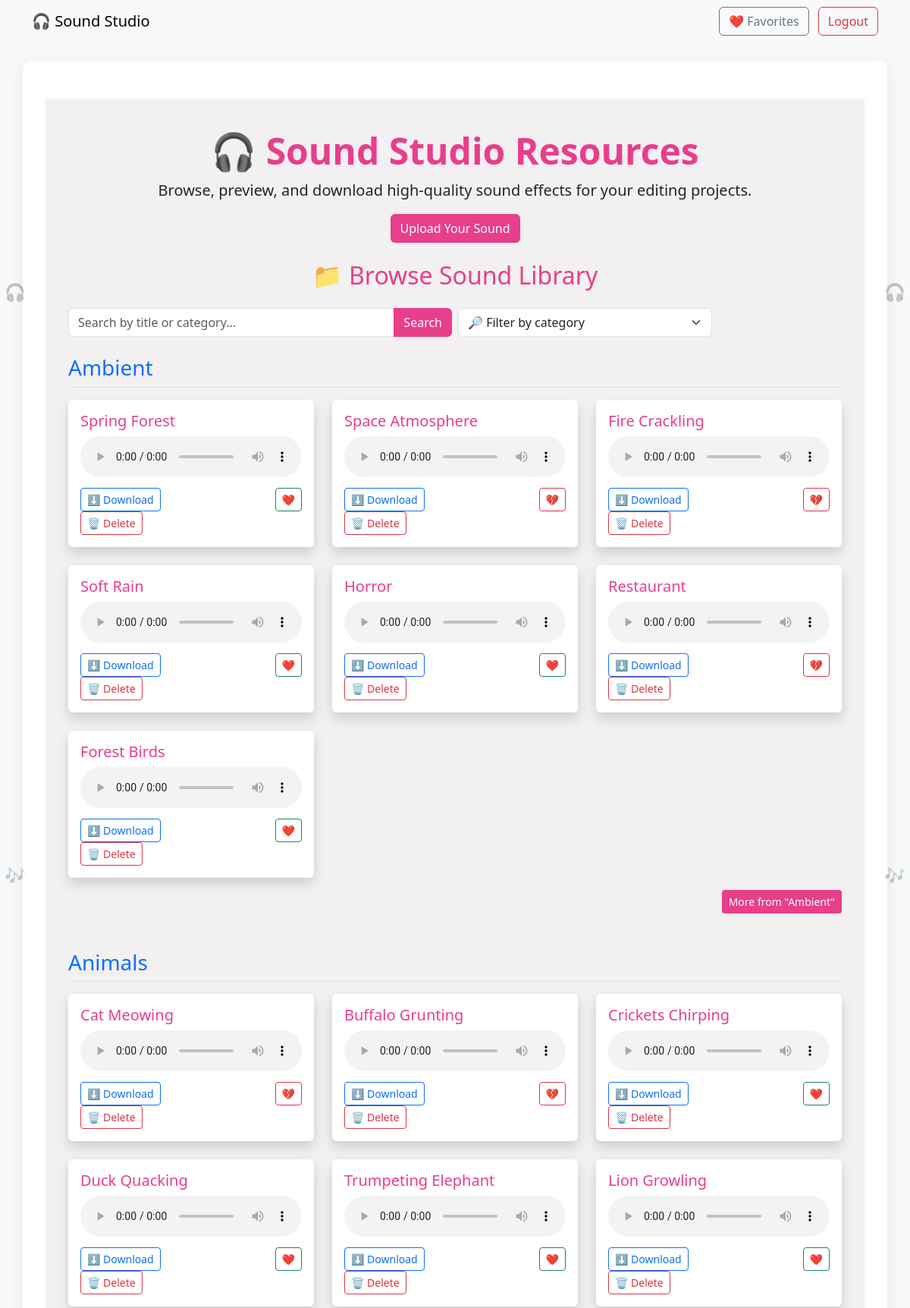
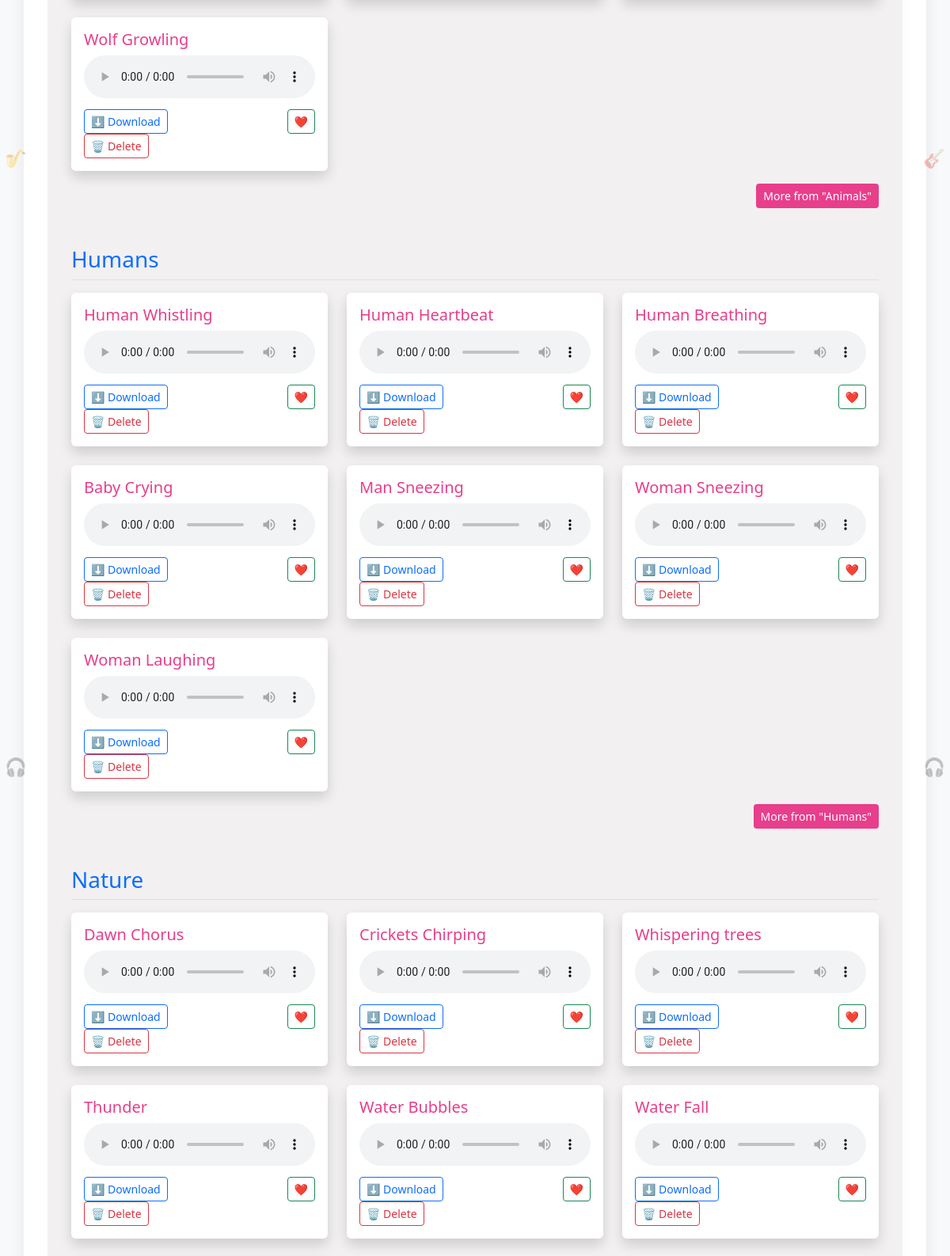
Screenshot of / (signed in, upper part) with the database file from the repository (2 pictures, top to bottom).
### sound_bank/app.py (models this page shows)
class Sound(db.Model):
    id = db.Column(db.Integer, primary_key=True)
    title = db.Column(db.String(100))
    category = db.Column(db.String(50))
    filename = db.Column(db.String(200))
    user_id = db.Column(db.Integer, db.ForeignKey('user.id'))
    uploader = db.relationship('User', backref='sounds')

### sound_bank/app.py (the view, shortened to what this page needs)
@app.route('/')
def index():
    query = request.args.get('q', '').strip().lower()
    selected_category = request.args.get('category', '').strip()
    per_page = 7
    user = None
    user_favorite_ids = []
    if 'user_id' in session:
        user = User.query.get(session['user_id'])
        user_favorite_ids = [fav.sound_id for fav in user.favorites]
    base_query = Sound.query
    if selected_category:
        base_query = base_query.filter(Sound.category == selected_category)
    all_sounds = base_query.order_by(Sound.title.asc()).all()
    grouped_sounds = defaultdict(list)
    for sound in all_sounds:
        grouped_sounds[sound.title].append(sound)
    paginated_sounds = {}
    for title, sounds in grouped_sounds.items():
        page_param = f'page_{title}'
        current_page = int(request.args.get(page_param, 1))
        start = (current_page - 1) * per_page
        end = start + per_page
        paginated_sounds[title] = {
            'items': sounds[start:end],
            'current_page': current_page,
            'has_next': end < len(sounds),
            'page_param': page_param
        }
    categories = db.session.query(Sound.category).distinct().all()
    categories = sorted([c[0] for c in categories])
    return render_template('index.html',
                           paginated_sounds=paginated_sounds,
                           categories=categories,
                           selected_category=selected_category,
                           user=user,
                           user_favorite_ids=user_favorite_ids)

### sound_bank/app.py (called while the page is built)
@app.before_request
def make_session_permanent():
    session.permanent = True

### sound_bank/templates/index.html (shortened to what this page needs)
{% extends 'base.html' %}
{% block content %}
<div class="container index-overlay">
  {% if request.path == '/' %}
    <div class="text-center mb-4">
      <h1 class="display-5 fw-bold text-pink">🎧 Sound Studio Resources</h1>
      <p class="lead">Browse, preview, and download high-quality sound effects for your editing projects.</p>
      {% if not session.get('user_id') %}
        <a href="{{ url_for('login') }}" class="btn btn-outline-secondary me-2">Login</a>
        <a href="{{ url_for('register') }}" class="btn btn-pink">Register</a>
      {% else %}
        <a href="{{ url_for('upload') }}" class="btn btn-pink">Upload Your Sound</a>
      {% endif %}
    </div>
  {% endif %}
  <h2 class="text-center text-pink mb-4">📁 Browse Sound Library</h2>
  <form method="get" action="{{ url_for('browse') if request.path != '/' else url_for('index') }}" class="mb-4">
    <div class="row g-2">
      <div class="col-md-6">
        <div class="input-group">
          <input type="text" class="form-control" name="q" placeholder="Search by title or category..." value="{{ request.args.get('q', '') }}">
          <button class="btn btn-pink" type="submit">Search</button>
        </div>
      </div>
      <div class="col-md-4">
        <select class="form-select" name="category" onchange="this.form.submit()">
          <option value="">🔎 Filter by category</option>
        </select>
      </div>
    </div>
  </form>
  {% if paginated_sounds %}
    {% for title, group in paginated_sounds.items() %}
      <div class="mb-5">
        <h3 class="text-primary border-bottom pb-2 mb-3">{{ title }}</h3>
        <div class="row row-cols-1 row-cols-md-3 g-4">
          {% for sound in group['items'] %}
            <div class="col">
              <div class="card shadow border-0 h-100">
                <div class="card-body">
                  <h5 class="card-title text-pink">{{ sound.category }}</h5>
                  <audio controls class="w-100 mb-2">
                    <source src="{{ url_for('static', filename='sounds/' ~ sound.filename) }}" type="audio/mpeg">
                  </audio>
                  <div class="d-flex justify-content-between align-items-center">
                    <a href="{{ url_for('download', filename=sound.filename) }}" class="btn btn-sm btn-outline-primary">⬇️ Download</a>
                    {% if user %}
                      {% if sound.id in user_favorite_ids %}
                        <a href="{{ url_for('unfavorite', sound_id=sound.id) }}" class="btn btn-sm btn-outline-danger">💔</a>
                      {% else %}
                        <a href="{{ url_for('favorite', sound_id=sound.id) }}" class="btn btn-sm btn-outline-success">❤️</a>
                      {% endif %}
                    {% else %}
                      <a href="{{ url_for('login') }}" class="btn btn-sm btn-outline-secondary">🤍</a>
                    {% endif %}
                  </div>
                  {% if user and (sound.id in user_uploaded_sound_ids or user.is_admin) %}
                    <form action="{{ url_for('delete_sound', sound_id=sound.id) }}" method="POST" class="d-inline mt-2" onsubmit="return confirm('Are you sure you want to delete this sound?');">
                      <button type="submit" class="btn btn-sm btn-outline-danger">🗑️ Delete</button>
                    </form>
                  {% endif %}
                </div>
              </div>
            </div>
          {% endfor %}
        </div>
        {% if group['has_next'] or group['current_page'] > 1 %}
          <div class="text-end mt-3">
            {% set page_param = group['page_param'] %}
            {% set shared_args = request.args.to_dict() %}
            {% for other_title, other_group in paginated_sounds.items() %}
              {% set _ = shared_args.update({other_group['page_param']: other_group['current_page']}) %}
            {% endfor %}
            {% if group['has_next'] %}
              {% set next_args = shared_args.copy() %}
              {% set _ = next_args.update({page_param: group['current_page'] + 1}) %}
              <a class="btn btn-pink btn-sm" href="{{ url_for('browse', **next_args) }}">More from "{{ title }}"</a>
            {% endif %}
          </div>
        {% endif %}
      </div>
    {% endfor %}
  {% else %}
    <p class="text-muted text-center">No sounds found.</p>
  {% endif %}
</div>
{% endblock %}

### sound_bank/templates/base.html (style rules this page uses)
body { background-color: #f8f9fa; margin: 0; min-height: 100vh; font-family: 'Segoe UI', Tahoma, Geneva, Verdana, sans-serif; color: #212529; position: relative; }
.text-pink { color: #e83e8c; }
.btn-pink { background-color: #e83e8c; color: white; }

### sound_bank/templates/index.html (style rules this page uses)
.index-overlay { background-color: rgba(235, 231, 231, 0.62); border-radius: 1px; padding: 40px 30px; box-shadow: 0 4px 20px rgba(183, 189, 195, 0.08); margin-top: 20px; margin-bottom: 50px; margin-left: -12 margin-right:-12 }

### rows the page displays
Sound: title "Ambient", category "Spring Forest"
Sound: category "Space Atmosphere"
Sound: category "Fire Crackling"
Sound: category "Soft Rain"
Sound: category "Horror"
Sound: category "Restaurant"
Sound: category "Forest Birds"
Sound: title "Animals", category "Cat Meowing"
Sound: category "Buffalo Grunting"
Sound: category "Crickets Chirping"
Sound: category "Duck Quacking"
Sound: category "Trumpeting Elephant"
Sound: category "Lion Growling"
Sound: category "Wolf Growling"
Sound: title "Humans", category "Human Whistling"
Sound: category "Human Heartbeat"
Sound: category "Human Breathing"
Sound: category "Baby Crying"
Sound: category "Man Sneezing"
Sound: category "Woman Sneezing"
Sound: category "Woman Laughing"
Sound: title "Nature", category "Dawn Chorus"
Sound: category "Crickets Chirping"
Sound: category "Whispering trees"
Sound: category "Thunder"
Sound: category "Water Bubbles"
Sound: category "Water Fall"
